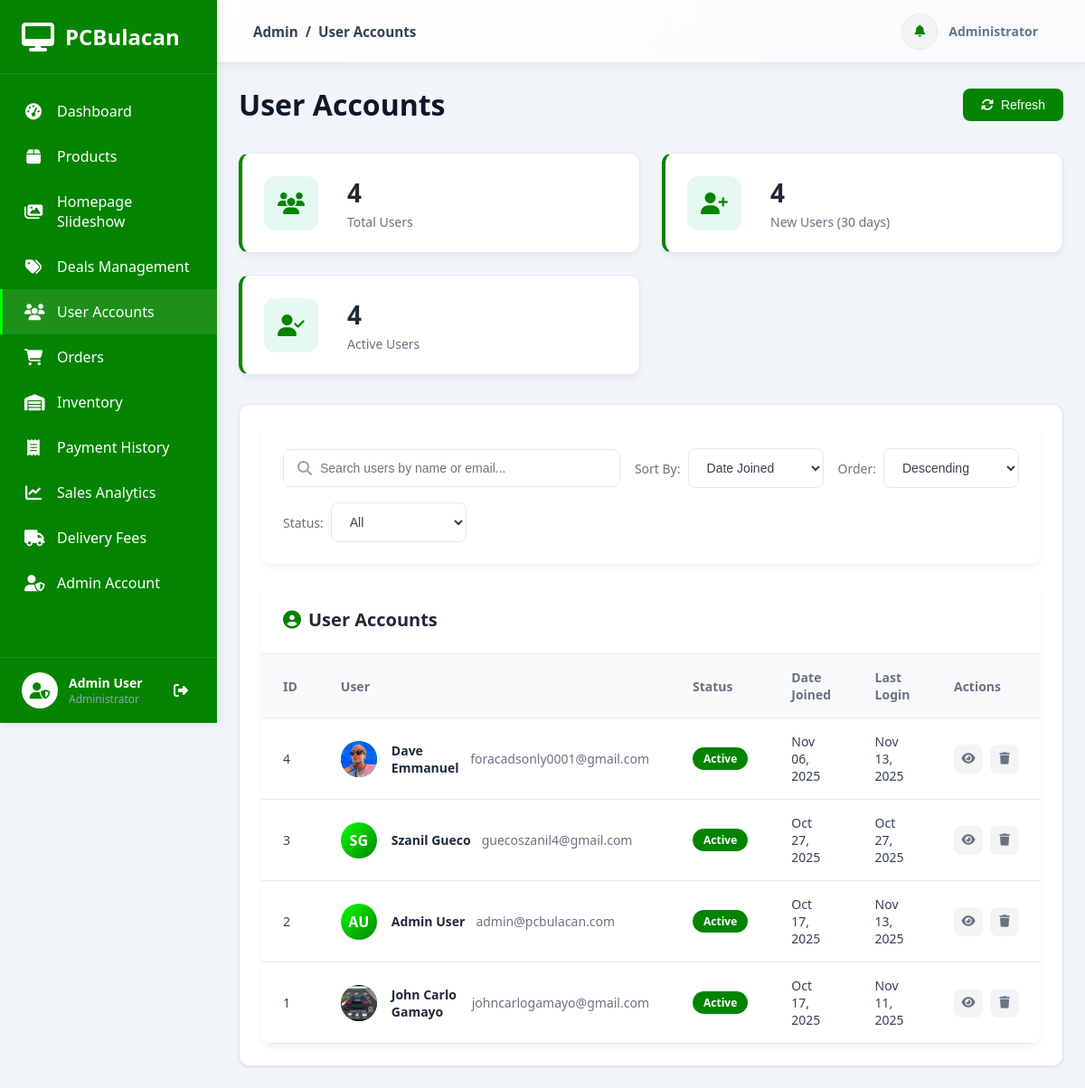
The page /dashboard/users/ (signed in) on the database as committed earlier.
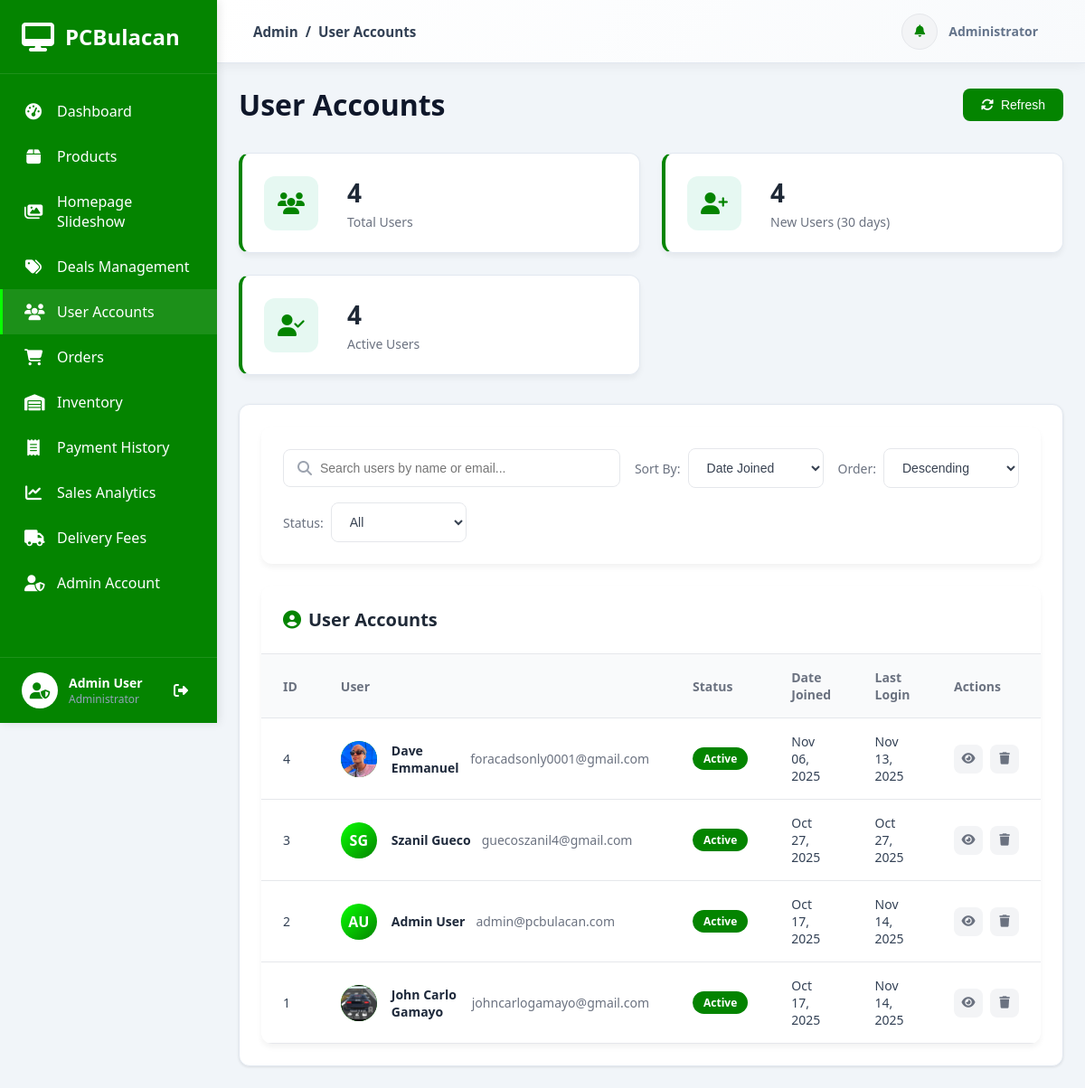
The same page on the database as committed later.
### accounts/models.py (models this page shows, shortened)
class User(AbstractUser):
    username = None
    email = models.EmailField(_('email address'), unique=True)
    phone = models.CharField(max_length=20, blank=True, null=True)
    address = models.TextField(blank=True, null=True)
    city = models.CharField(max_length=100, blank=True, null=True)
    state = models.CharField(max_length=100, blank=True, null=True)
    zip_code = models.CharField(max_length=10, blank=True, null=True)
    profile_picture = models.ImageField(upload_to='profile_pictures/', blank=True, null=True)
    USERNAME_FIELD = 'email'
    REQUIRED_FIELDS = ['first_name', 'last_name']
    objects = UserManager()
    class Meta:
        db_table = 'accounts_user'
        verbose_name = 'User'
        verbose_name_plural = 'Users'
        ordering = ['-date_joined']
    def get_full_name(self):
        full_name = f'{self.first_name} {self.last_name}'
        return full_name.strip()

### dashboard/views.py (the view)
# urls.py: path('users/', views.manage_users, name='manage_users'),
@staff_member_required
def manage_users(request):
    from datetime import datetime, timedelta
    from django.db.models import Count, Sum, Q
    users = User.objects.all().order_by('-date_joined')
    total_users = users.count()
    thirty_days_ago = datetime.now() - timedelta(days=30)
    new_users_30days = users.filter(date_joined__gte=thirty_days_ago).count()
    active_users = users.filter(is_active=True).count()
    context = {
        'users': users,
        'total_users': total_users,
        'new_users_30days': new_users_30days,
        'active_users': active_users,
    }
    return render(request, 'dashboard/manage_users.html', context)

### orders/context_processors.py (called while the page is built)
def cart_context(request):
    if request.user.is_authenticated:
        cart, created = Cart.objects.get_or_create(user=request.user)
        return {
            'cart': cart,
            'cart_count': cart.total_items
        }
    return {
        'cart': None,
        'cart_count': 0
    }

### orders/models.py (called while the page is built)
    @property
    def total_items(self):
        return sum(item.quantity for item in self.items.all())

### templates/dashboard/manage_users.html (shortened to what the changed rows need)
{% extends 'admin_base.html' %}
{% load static %}
{% block content %}
{% include 'includes/admin_sidebar.html' %}
<div class="admin-content">
    <div class="dashboard-wrapper">
        <div class="dashboard-header-section">
            <h1 class="dashboard-title">User Accounts</h1>
        </div>
        <div class="dashboard-card">
            <div class="card-body">
                <div class="users-table-container">
                    <div class="users-table-header">
                        <h2 class="users-table-title">
                            <i class="fas fa-user-circle"></i> User Accounts
                        </h2>
                    </div>
                    <div class="table-responsive">
                        {% if users %}
                        <table class="users-table">
                            <thead>
                                <tr>
                                    <th>ID</th>
                                    <th>User</th>
                                    <th>Status</th>
                                    <th>Date Joined</th>
                                    <th>Last Login</th>
                                    <th>Actions</th>
                                </tr>
                            </thead>
                            <tbody id="usersTableBody">
                                {% for user in users %}
                                <tr data-user-id="{{ user.id }}" data-name="{{ user.get_full_name|lower }}"
                                    data-email="{{ user.email|lower }}"
                                    data-status="{% if user.is_active %}active{% else %}inactive{% endif %}">
                                    <td>{{ user.id }}</td>
                                    <td>
                                        <div class="user-profile">
                                            <div class="profile-image">
                                                {% if user.profile_picture %}
                                                <img src="{{ user.profile_picture.url }}" alt="Profile Picture">
                                                {% else %}
                                                {{ user.first_name.0|upper }}{{ user.last_name.0|upper }}
                                                {% endif %}
                                            </div>
                                            <div class="user-info">
                                                <div class="user-name" style="color: #1e293b;">{{ user.get_full_name }}</div>
                                                <div class="user-email">{{ user.email }}</div>
                                            </div>
                                        </div>
                                    </td>
                                    <td>
                                        <span
                                            class="status-badge {% if user.is_active %}active{% else %}inactive{% endif %}">
                                            {% if user.is_active %}Active{% else %}Inactive{% endif %}
                                        </span>
                                    </td>
                                    <td>{{ user.date_joined|date:"M d, Y" }}</td>
                                    <td>{{ user.last_login|date:"M d, Y"|default:"Never" }}</td>
                                    <td>
                                        <div class="row-actions">
                                            <button class="btn-icon view" onclick="viewUser({{ user.id }})"
                                                title="View Details">
                                                <i class="fas fa-eye"></i>
                                            </button>
                                            <button class="btn-icon delete"
                                                onclick="openDeleteModal({{ user.id }}, '{{ user.get_full_name }}', '{{ user.email }}')"
                                                title="Delete User">
                                                <i class="fas fa-trash"></i>
                                            </button>
                                        </div>
                                    </td>
                                </tr>
                                {% endfor %}
                            </tbody>
                        </table>
                        {% endif %}
                    </div>
                </div>
            </div>
        </div>
    </div>
</div>
{% endblock %}

### templates/includes/admin_sidebar.html (shortened to what this page needs)
{% load static %}
<nav class="admin-sidebar">
    <div class="sidebar-header">
        <div class="logo">
            <i class="fas fa-desktop" style="color: white;"></i>
            <span>PCBulacan</span>
        </div>
    </div>
    <div class="sidebar-menu">
        <a href="{% url 'dashboard:home' %}" class="menu-item {% if request.resolver_match.url_name == 'home' %}active{% endif %}">
            <i class="fas fa-tachometer-alt"></i>
            <span>Dashboard</span>
        </a>
        <a href="{% url 'dashboard:manage_products' %}" class="menu-item ">
            <i class="fas fa-box"></i>
            <span>Products</span>
        </a>
        <a href="{% url 'dashboard:manage_slideshow' %}" class="menu-item {% if request.resolver_match.url_name == 'manage_slideshow' %}active{% endif %}">
            <i class="fas fa-images"></i>
            <span>Homepage Slideshow</span>
        </a>
        <a href="{% url 'dashboard:manage_deals' %}" class="menu-item ">
            <i class="fas fa-tags"></i>
            <span>Deals Management</span>
        </a>
        <a href="{% url 'dashboard:manage_users' %}" class="menu-item {% if request.resolver_match.url_name == 'manage_users' %}active{% endif %}">
            <i class="fas fa-users"></i>
            <span>User Accounts</span>
        </a>
        <a href="{% url 'dashboard:manage_orders' %}" class="menu-item {% if request.resolver_match.url_name == 'manage_orders' %}active{% endif %}">
            <i class="fas fa-shopping-cart"></i>
            <span>Orders</span>
        </a>
        <a href="{% url 'dashboard:inventory_management' %}" class="menu-item {% if request.resolver_match.url_name == 'inventory_management' %}active{% endif %}">
            <i class="fas fa-warehouse"></i>
            <span>Inventory</span>
        </a>
        <a href="{% url 'dashboard:payment_history' %}" class="menu-item {% if request.resolver_match.url_name == 'payment_history' %}active{% endif %}">
            <i class="fas fa-receipt"></i>
            <span>Payment History</span>
        </a>
        <a href="{% url 'dashboard:sales_analytics' %}" class="menu-item {% if request.resolver_match.url_name == 'sales_analytics' %}active{% endif %}">
            <i class="fas fa-chart-line"></i>
            <span>Sales Analytics</span>
        </a>
        <a href="{% url 'dashboard:manage_delivery_fees' %}" class="menu-item {% if request.resolver_match.url_name == 'manage_delivery_fees' %}active{% endif %}">
            <i class="fas fa-truck"></i>
            <span>Delivery Fees</span>
        </a>
        <a href="{% url 'dashboard:admin_account' %}" class="menu-item {% if request.resolver_match.url_name == 'admin_account' %}active{% endif %}">
            <i class="fas fa-user-shield"></i>
            <span>Admin Account</span>
        </a>
    </div>
    <div class="sidebar-footer">
        <div class="user-info">
            <div class="user-avatar">
                <i class="fas fa-user-shield" style="color: #048400;"></i>
            </div>
            <div class="user-details">
                <div class="user-name">{{ user.get_full_name }}</div>
                <div class="user-role">Administrator</div>
            </div>
        </div>
        <a href="{% url 'accounts:logout' %}" class="logout-btn" title="Logout">
            <i class="fas fa-sign-out-alt" style="color: white;"></i>
        </a>
    </div>
</nav>

Rows that differ between the two databases and show on the page:
changed User "Admin User": last_login "Nov 13, 2025" → "Nov 14, 2025"
changed User "John Carlo Gamayo": last_login "Nov 11, 2025" → "Nov 14, 2025"
